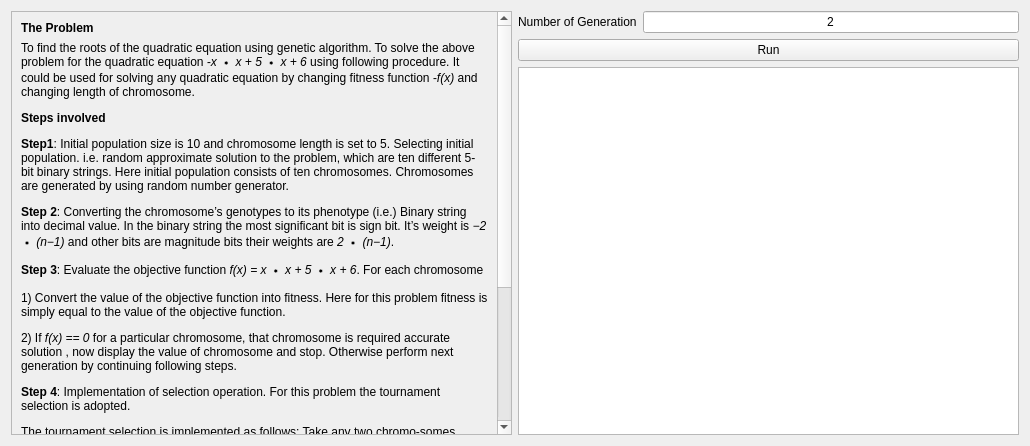
<?xml version="1.0" encoding="UTF-8"?>
<ui version="4.0">
 <class>QuadraticEquationSolving</class>
 <widget class="QWidget" name="QuadraticEquationSolving">
  <property name="geometry">
   <rect>
    <x>0</x>
    <y>0</y>
    <width>1030</width>
    <height>446</height>
   </rect>
  </property>
  <property name="windowTitle">
   <string>Form</string>
  </property>
  <layout class="QHBoxLayout" name="horizontalLayout">
   <item>
    <layout class="QVBoxLayout" name="verticalLayout_4">
     <property name="rightMargin">
      <number>0</number>
     </property>
     <item>
      <widget class="QScrollArea" name="scrollArea_2">
       <property name="widgetResizable">
        <bool>true</bool>
       </property>
       <widget class="QWidget" name="scrollAreaWidgetContents_2">
        <property name="geometry">
         <rect>
          <x>0</x>
          <y>0</y>
          <width>482</width>
          <height>583</height>
         </rect>
        </property>
        <layout class="QVBoxLayout" name="verticalLayout_5">
         <item>
          <widget class="QLabel" name="label">
           <property name="font">
            <font>
             <weight>75</weight>
             <bold>true</bold>
            </font>
           </property>
           <property name="text">
            <string>The Problem</string>
           </property>
          </widget>
         </item>
         <item>
          <widget class="QLabel" name="label_4">
           <property name="sizePolicy">
            <sizepolicy hsizetype="Preferred" vsizetype="Expanding">
             <horstretch>0</horstretch>
             <verstretch>0</verstretch>
            </sizepolicy>
           </property>
           <property name="text">
            <string>&lt;html&gt;&lt;head/&gt;&lt;body&gt;&lt;p&gt;To find the roots of the quadratic equation using genetic algorithm. To solve the above problem for the quadratic equation &lt;span style=&quot; font-style:italic;&quot;&gt;-x ∗ x + 5 ∗ x + 6&lt;/span&gt; using following procedure. It could be used for solving any quadratic equation by changing fitness function &lt;span style=&quot; font-style:italic;&quot;&gt;-f(x)&lt;/span&gt; and changing length of chromosome.&lt;/p&gt;&lt;p&gt;&lt;span style=&quot; font-weight:600;&quot;&gt;Steps involved&lt;/span&gt;&lt;/p&gt;&lt;p&gt;&lt;span style=&quot; font-weight:600;&quot;&gt;Step1&lt;/span&gt;: Initial population size is 10 and chromosome length is set to 5. Selecting initial population. i.e. random approximate solution to the problem, which are ten different 5-bit binary strings. Here initial population consists of ten chromosomes. Chromosomes are generated by using random number generator.&lt;/p&gt;&lt;p&gt;&lt;span style=&quot; font-weight:600;&quot;&gt;Step 2&lt;/span&gt;: Converting the chromosome’s genotypes to its phenotype (i.e.) Binary string into decimal value. In the binary string the most significant bit is sign bit. It’s weight is &lt;span style=&quot; font-style:italic;&quot;&gt;−2 ∗ (n−1)&lt;/span&gt; and other bits are magnitude bits their weights are &lt;span style=&quot; font-style:italic;&quot;&gt;2 ∗ (n−1)&lt;/span&gt;.&lt;/p&gt;&lt;p&gt;&lt;span style=&quot; font-weight:600;&quot;&gt;Step 3&lt;/span&gt;: Evaluate the objective function&lt;span style=&quot; font-style:italic;&quot;&gt; f(x) = x ∗ x + 5 ∗ x + 6&lt;/span&gt;. For each chromosome&lt;/p&gt;&lt;p&gt;1) Convert the value of the objective function into fitness. Here for this problem fitness is simply equal to the value of the objective function.&lt;/p&gt;&lt;p&gt;2) If &lt;span style=&quot; font-style:italic;&quot;&gt;f(x) == 0&lt;/span&gt; for a particular chromosome, that chromosome is required accurate solution , now display the value of chromosome and stop. Otherwise perform next generation by continuing following steps.&lt;/p&gt;&lt;p&gt;&lt;span style=&quot; font-weight:600;&quot;&gt;Step 4&lt;/span&gt;: Implementation of selection operation. For this problem the tournament selection is adopted.&lt;/p&gt;&lt;p&gt;The tournament selection is implemented as follows: Take any two chromo-somes randomly and select one with min. Fitness for next generation. This process has to be repeated till we get ten chromosomes.&lt;/p&gt;&lt;p&gt;&lt;span style=&quot; font-weight:600;&quot;&gt;Step 5&lt;/span&gt;:Implementation of crossover operation on new population.&lt;/p&gt;&lt;p&gt;Take chromosome  - 1 &amp;amp;2 randomly fix the cut-point position and randomly decide left or right crossover and interchange the bits and the resulting chromosomes are used in the next generation.&lt;/p&gt;&lt;p&gt;Repeat the above process for chromosome pair (3,4), pair (5,6), Pair (7,8) and pair (9,10).&lt;/p&gt;&lt;p&gt;This crossover operation generates ten new chromosomes for the next generation.&lt;/p&gt;&lt;p&gt;&lt;span style=&quot; font-weight:600;&quot;&gt;Step 6&lt;/span&gt;: Jump to step 2. (i.e.) Perform next generation.&lt;/p&gt;&lt;/body&gt;&lt;/html&gt;</string>
           </property>
           <property name="wordWrap">
            <bool>true</bool>
           </property>
          </widget>
         </item>
        </layout>
       </widget>
      </widget>
     </item>
    </layout>
   </item>
   <item>
    <layout class="QVBoxLayout" name="verticalLayout_6">
     <property name="rightMargin">
      <number>0</number>
     </property>
     <item>
      <layout class="QHBoxLayout" name="horizontalLayout_3">
       <property name="leftMargin">
        <number>0</number>
       </property>
       <item>
        <widget class="QLabel" name="lblNumberGeneration">
         <property name="text">
          <string>Number of Generation</string>
         </property>
        </widget>
       </item>
       <item>
        <widget class="QLineEdit" name="txtNumberGeneration">
         <property name="text">
          <string>2</string>
         </property>
         <property name="alignment">
          <set>Qt::AlignCenter</set>
         </property>
        </widget>
       </item>
      </layout>
     </item>
     <item>
      <widget class="QPushButton" name="btnRun">
       <property name="text">
        <string>Run</string>
       </property>
      </widget>
     </item>
     <item>
      <widget class="QPlainTextEdit" name="txtResult"/>
     </item>
    </layout>
   </item>
  </layout>
 </widget>
 <resources/>
 <connections/>
</ui>
